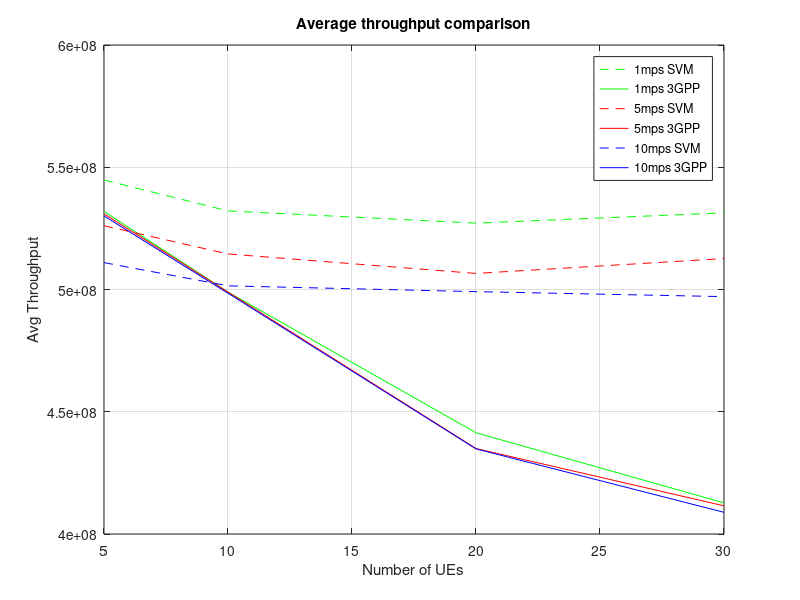

Source code (MATLAB):
%% 1mps 320 TP

Baseline_5UE_1mps_320 = 5.3195e+08;
SVM_5UE_1mps_320 = 5.4479e+08;
Baseline_10UE_1mps_320 = 4.9896e+08;
svm_10UE_1mps_320 = 5.3214e+08;
Baseline_20UE_1mps_320 = 4.4141e+08;
svm_20UE_1mps_320 = 5.2715e+08;
Baseline_30UE_1mps_320 = 4.1273e+08;
svm_30UE_1mps_320 = 5.3135e+08;

X_Baseline=[5,10,20,30];
Y_Baseline=[Baseline_5UE_1mps_320,Baseline_10UE_1mps_320,Baseline_20UE_1mps_320,Baseline_30UE_1mps_320];

X_svm=[5,10,20,30];
Y_svm=[SVM_5UE_1mps_320,svm_10UE_1mps_320,svm_20UE_1mps_320,svm_30UE_1mps_320];

plot(X_svm,Y_svm,'--g');
hold on
grid;
plot(X_Baseline,Y_Baseline,'g')
legend('1mps SVM','1mps 3GPP');
hold on;
%% 5mps 320 TP
Baseline_5UE_5mps_320 = 5.3095e+08;
SVM_5UE_5mps_320 = 5.2607e+08;
Baseline_10UE_5mps_320 = 4.9896e+08;
svm_10UE_5mps_320 = 5.1454e+08;
Baseline_20UE_5mps_320 = 4.3496e+08;
svm_20UE_5mps_320 = 5.0657e+08;
Baseline_30UE_5mps_320 = 4.1152e+08;
svm_30UE_5mps_320 = 5.1266e+08;

X_Baseline=[5,10,20,30];
Y_Baseline=[Baseline_5UE_5mps_320,Baseline_10UE_5mps_320,Baseline_20UE_5mps_320,Baseline_30UE_5mps_320];

X_svm=[5,10,20,30];
Y_svm=[SVM_5UE_5mps_320,svm_10UE_5mps_320,svm_20UE_5mps_320,svm_30UE_5mps_320];

plot(X_svm,Y_svm,'--r');
hold on
grid;
plot(X_Baseline,Y_Baseline,'r')
xlabel('Number of UEs');
ylabel('Avg Throughput');
title('Average throughput comparison');
legend('5mps SVM','5mps 3GPP');
hold on;
legend('5mps SVM','5mps 3GPP');
%% 10mps 320 TP
Baseline_5UE_10mps_320 = 5.3010e+08;
SVM_5UE_10mps_320 = 5.1099e+08;
Baseline_10UE_10mps_320 = 4.9847e+08;
svm_10UE_10mps_320 = 5.0150e+08;
Baseline_20UE_10mps_320 = 4.3481e+08;
svm_20UE_10mps_320 = 4.9912e+08;
Baseline_30UE_10mps_320 = 4.0887e+08;
svm_30UE_10mps_320 = 4.9709e+08;

X_Baseline=[5,10,20,30];
Y_Baseline=[Baseline_5UE_10mps_320,Baseline_10UE_10mps_320,Baseline_20UE_10mps_320,Baseline_30UE_10mps_320];

X_svm=[5,10,20,30];
Y_svm=[SVM_5UE_10mps_320,svm_10UE_10mps_320,svm_20UE_10mps_320,svm_30UE_10mps_320];

plot(X_svm,Y_svm,'--b');
hold on
grid;
plot(X_Baseline,Y_Baseline,'b')
legend('1mps SVM','1mps 3GPP','5mps SVM','5mps 3GPP','10mps SVM','10mps 3GPP');




